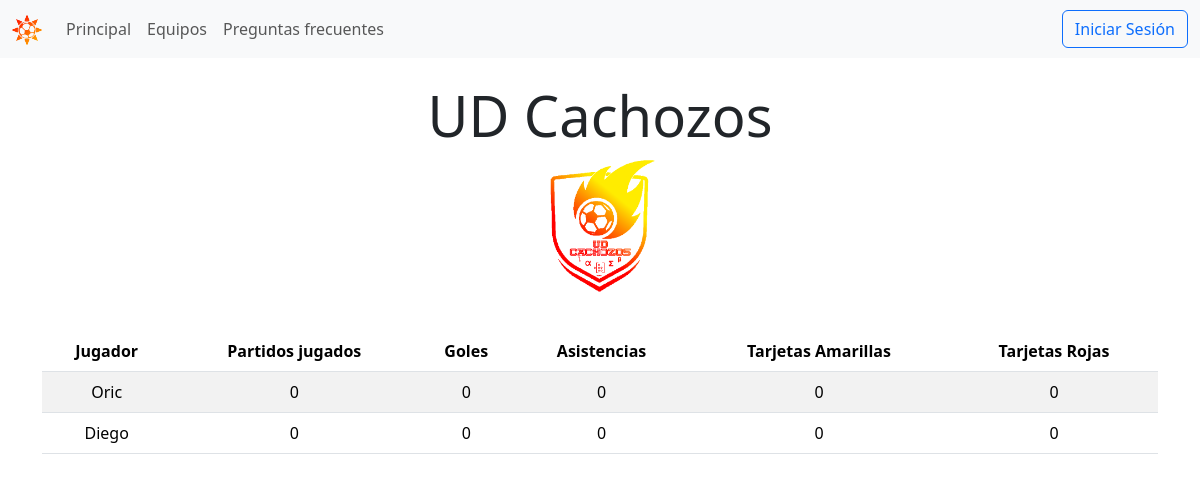
Page /summer-league/1/ on the committed database.
### tournament/models.py (models this page shows, shortened)
class Team(models.Model):
    name = models.CharField(max_length=100, unique=True)
    club_code = models.CharField(max_length=3, unique=True, default='UFC')
    shield = models.ImageField(upload_to='shields')
    class Meta:
        ordering = ['name']

### players/models.py (models this page shows, shortened)
class Player(models.Model):
    user = models.OneToOneField(settings.AUTH_USER_MODEL, on_delete=models.CASCADE)
    team = models.ForeignKey('tournament.Team', related_name='players', null=True, on_delete=models.CASCADE)
    number = models.SmallIntegerField(blank=True, unique=True, default=00)
    GOALKEEPER = 'GK'
    DEFENDER = 'DF'
    MIDFIELDER = 'MD'
    FORWARD = 'FW'
    ROLE = {
        GOALKEEPER: 'Portero',
        DEFENDER: 'Defensa',
        MIDFIELDER: 'Centrocampista',
        FORWARD: 'Delantero'
    }
    position = models.CharField(
        max_length=2,
        choices=ROLE,
        default=MIDFIELDER,
    )
    played=models.SmallIntegerField(default=0)
    goals=models.SmallIntegerField(default=0)
    assists = models.SmallIntegerField(default=0)
    yellow_cards = models.SmallIntegerField(default=0)
    red_cards = models.SmallIntegerField(default=0)

### tournament/views.py (the view)
# urls.py: path('<team_id>/', views.team_info, name='team-info'),
def team_info(request, team_id):
    team = Team.objects.get(id=team_id)
    users = User.objects.all()
    players = Player.objects.filter(team=team)
    return render(
        request, 'tournament/team.html', {'team': team, 'users': users, 'players': players}
    )

### tournament/templates/tournament/team.html (shortened to what this page needs)
{% extends "base.html" %}
{% load static %}
{% block content %}
<div class="container mt-4 text-center">
  <h1 class="display-4">{{ team.name }}</h1>
  <img src="{{ team.shield.url }}" alt="{{ team.name }}" class="img-fluid mb-4 fixed-size">
  <table class="table table-striped">
    <thead>
      <tr>
        <th>Jugador</th>
        <th>Partidos jugados</th>
        <th>Goles</th>
        <th>Asistencias</th>
        <th>Tarjetas Amarillas</th>
        <th>Tarjetas Rojas</th>
      </tr>
    </thead>
    <tbody>
      {% for player in players %}
      <tr>
        <td>{{ player.user.first_name }}</td>
        <td>{{ player.played }}</td>
        <td>{{ player.goals }}</td>
        <td>{{ player.assists }}</td>
        <td>{{ player.yellow_cards }}</td>
        <td>{{ player.red_cards }}</td>
      </tr>
      {% endfor %}
    </tbody>
  </table>
</div>
{% endblock %}

### shared/static/css/index.css (style rules this page uses)
.fixed-size { width: 150px; height: 150px; object-fit: cover; }

### rows in the picture
Team: name "UD Cachozos", shield (picture)
Player: user.first_name "Oric", played "0", goals "0", assists "0", yellow_cards "0", red_cards "0"
Player: user.first_name "Diego", played "0", goals "0", assists "0", yellow_cards "0", red_cards "0"
